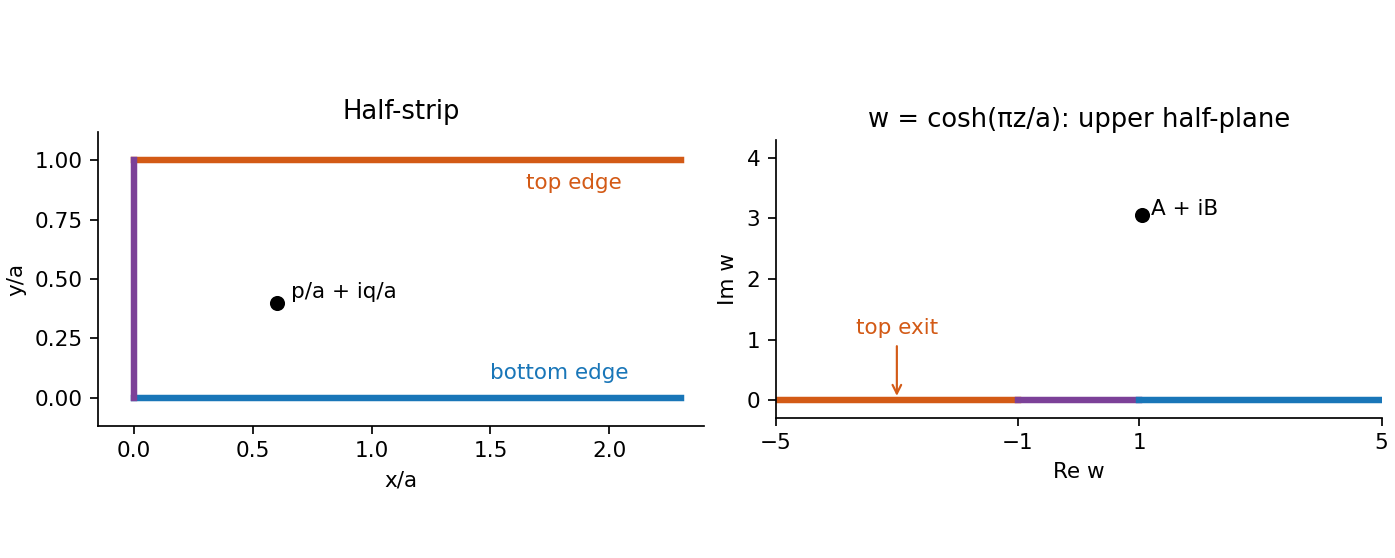

The script that saved this image:
"""Python 3.14; NumPy and Matplotlib from the root pyproject.toml.
Write the original PNG into the current working directory.
"""
import numpy as np
import matplotlib.pyplot as plt
fig,axs=plt.subplots(1,2,figsize=(9,3.6),facecolor='white',layout='constrained')
blue,orange,purple='#1976b8','#d35a16','#7c4198'
a=axs[0]
a.plot([0,2.3],[0,0],color=blue,lw=3)
a.plot([0,2.3],[1,1],color=orange,lw=3)
a.plot([0,0],[0,1],color=purple,lw=3)
a.scatter([.6],[.4],color='black',zorder=3)
a.text(.66,.42,'p/a + iq/a')
a.text(1.65,.88,'top edge',color=orange)
a.text(1.5,.08,'bottom edge',color=blue)
a.set(xlim=(-.15,2.4),ylim=(-.12,1.12),xlabel='x/a',ylabel='y/a',title='Half-strip')
a.set_aspect('equal')
a=axs[1]
a.plot([-5,-1],[0,0],color=orange,lw=3)
a.plot([-1,1],[0,0],color=purple,lw=3)
a.plot([1,5],[0,0],color=blue,lw=3)
w=np.cosh(np.pi*(.6+.4j))
a.scatter([w.real],[w.imag],color='black',zorder=3)
a.text(w.real+.15,w.imag,'A + iB')
a.annotate('top exit',xy=(-3,0),xytext=(-3,1.1),ha='center',color=orange,arrowprops={'arrowstyle':'->','color':orange})
a.set(xlim=(-5,5),ylim=(-.3,4.3),xlabel='Re w',ylabel='Im w',title='w = cosh(πz/a): upper half-plane',xticks=[-5,-1,1,5])
a.set_aspect('equal')
for a in axs:
 a.spines[['top','right']].set_visible(False)
 a.set_facecolor('white')
fig.savefig('2010-half-strip-exit.png',dpi=155,facecolor='white')
